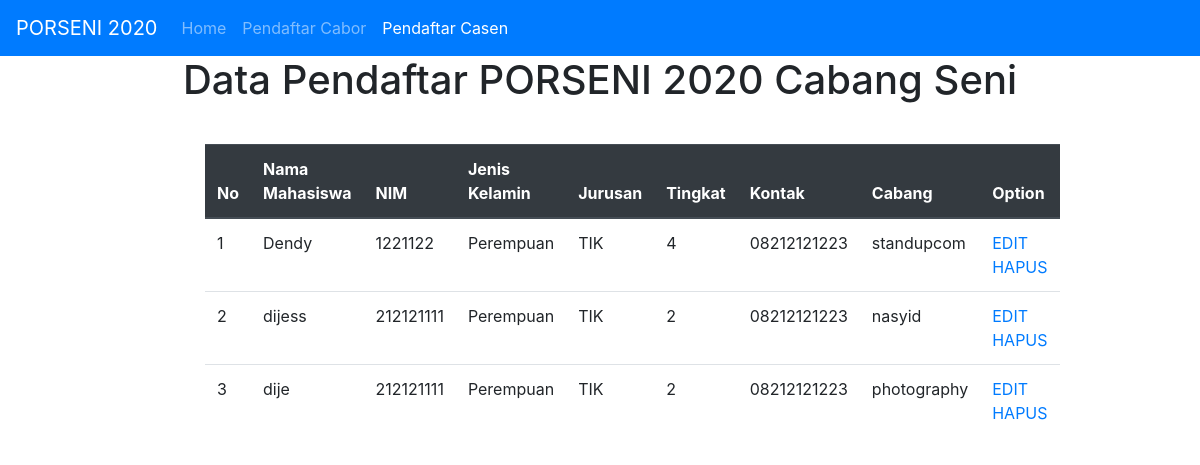
/tampildatapendaftarcasen.php, run on the app's committed database.
### tables this page shows
CREATE TABLE `casen` (
  `id` int(20) NOT NULL,
  `nama` varchar(50) NOT NULL,
  `nim` varchar(50) NOT NULL,
  `jenis_kelamin` varchar(50) NOT NULL,
  `jurusan` varchar(50) NOT NULL,
  `prodi` varchar(100) NOT NULL,
  `tingkat` int(20) NOT NULL,
  `alamat` varchar(50) NOT NULL,
  `agama` varchar(50) NOT NULL,
  `email` varchar(50) NOT NULL,
  `nohp` varchar(20) NOT NULL,
  `cabang` varchar(50) NOT NULL,
  `berat` int(20) NOT NULL,
  `tinggi` int(20) NOT NULL
);

### tampildatapendaftarcasen.php (the view, shortened to what this page needs)
<!doctype html>
<html lang="en">
  <head>
    <link rel="stylesheet" href="https://stackpath.bootstrapcdn.com/bootstrap/4.3.1/css/bootstrap.min.css">
  </head>
  <body>
  <nav class="navbar navbar-expand-lg navbar-dark bg-primary">
  <a class="navbar-brand" href="#">PORSENI 2020</a>
  <div class="collapse navbar-collapse" id="navbarNavAltMarkup">
    <div class="navbar-nav">
      <a class="nav-item nav-link" href="index.php">Home <span class="sr-only">(current)</span></a>
      <a class="nav-item nav-link" href="tampildatapendaftar.php">Pendaftar Cabor</a>
      <a class="nav-item nav-link active" href="tampildatapendaftarcasen.php">Pendaftar Casen</a>
    </div>
</nav>
    <h1 align="center">Data Pendaftar PORSENI 2020 Cabang Seni</h1>
    <div class="row" style="margin-top:40px">
    <div class="col-md-2"></div>
    <div class="col-md-8">
    <table class="table">
  <thead class="thead-dark">
    <tr>
      <th scope="col">No</th>
      <th scope="col">Nama Mahasiswa</th>
      <th scope="col">NIM</th>
      <th scope="col">Jenis Kelamin</th>
      <th scope="col">Jurusan</th>
      <th scope="col">Tingkat</th>
      <th scope="col">Kontak</th>
      <th scope="col">Cabang</th>
      <th scope="col">Option</th>
    </tr>
  </thead>
  <tbody>
    <?php
    include 'koneksidbporseni.php';
    $no = 1;
    $data = mysqli_query($koneksi,"SELECT * FROM casen");
    while($d = mysqli_fetch_array($data)){
    ?>
    <tr>
      <td><?php echo $no++; ?></td>
      <td><?php echo $d['nama'];?></td>
      <td><?php echo $d['nim'];?></td>
      <td><?php echo $d['jenis_kelamin'];?></td>
      <td><?php echo $d['jurusan'];?></td>
      <td><?php echo $d['tingkat'];?></td>
      <td><?php echo $d['nohp'];?></td>
      <td><?php echo $d['cabang'];?></td>
      <td>
        <a href="editdatacasen.php?id=<?php echo $d['id']; ?>">EDIT</a>
        <a href="hapusdatacasen.php?id=<?php echo $d['id']; ?>">HAPUS</a>
      </td>
    </tr>
    <?php
  }
    ?>
  </tbody>
</table>
</div>
<div class="col-md-2"></div>
  </body>
</html>

### data on the page
casen: nama "Dendy", nim "1221122", jenis_kelamin "Perempuan", jurusan "TIK", tingkat "4", nohp "08212121223", cabang "standupcom"
casen: nama "dijess", nim "212121111", jenis_kelamin "Perempuan", jurusan "TIK", tingkat "2", nohp "08212121223", cabang "nasyid"
casen: nama "dije", nim "212121111", jenis_kelamin "Perempuan", jurusan "TIK", tingkat "2", nohp "08212121223", cabang "photography"
